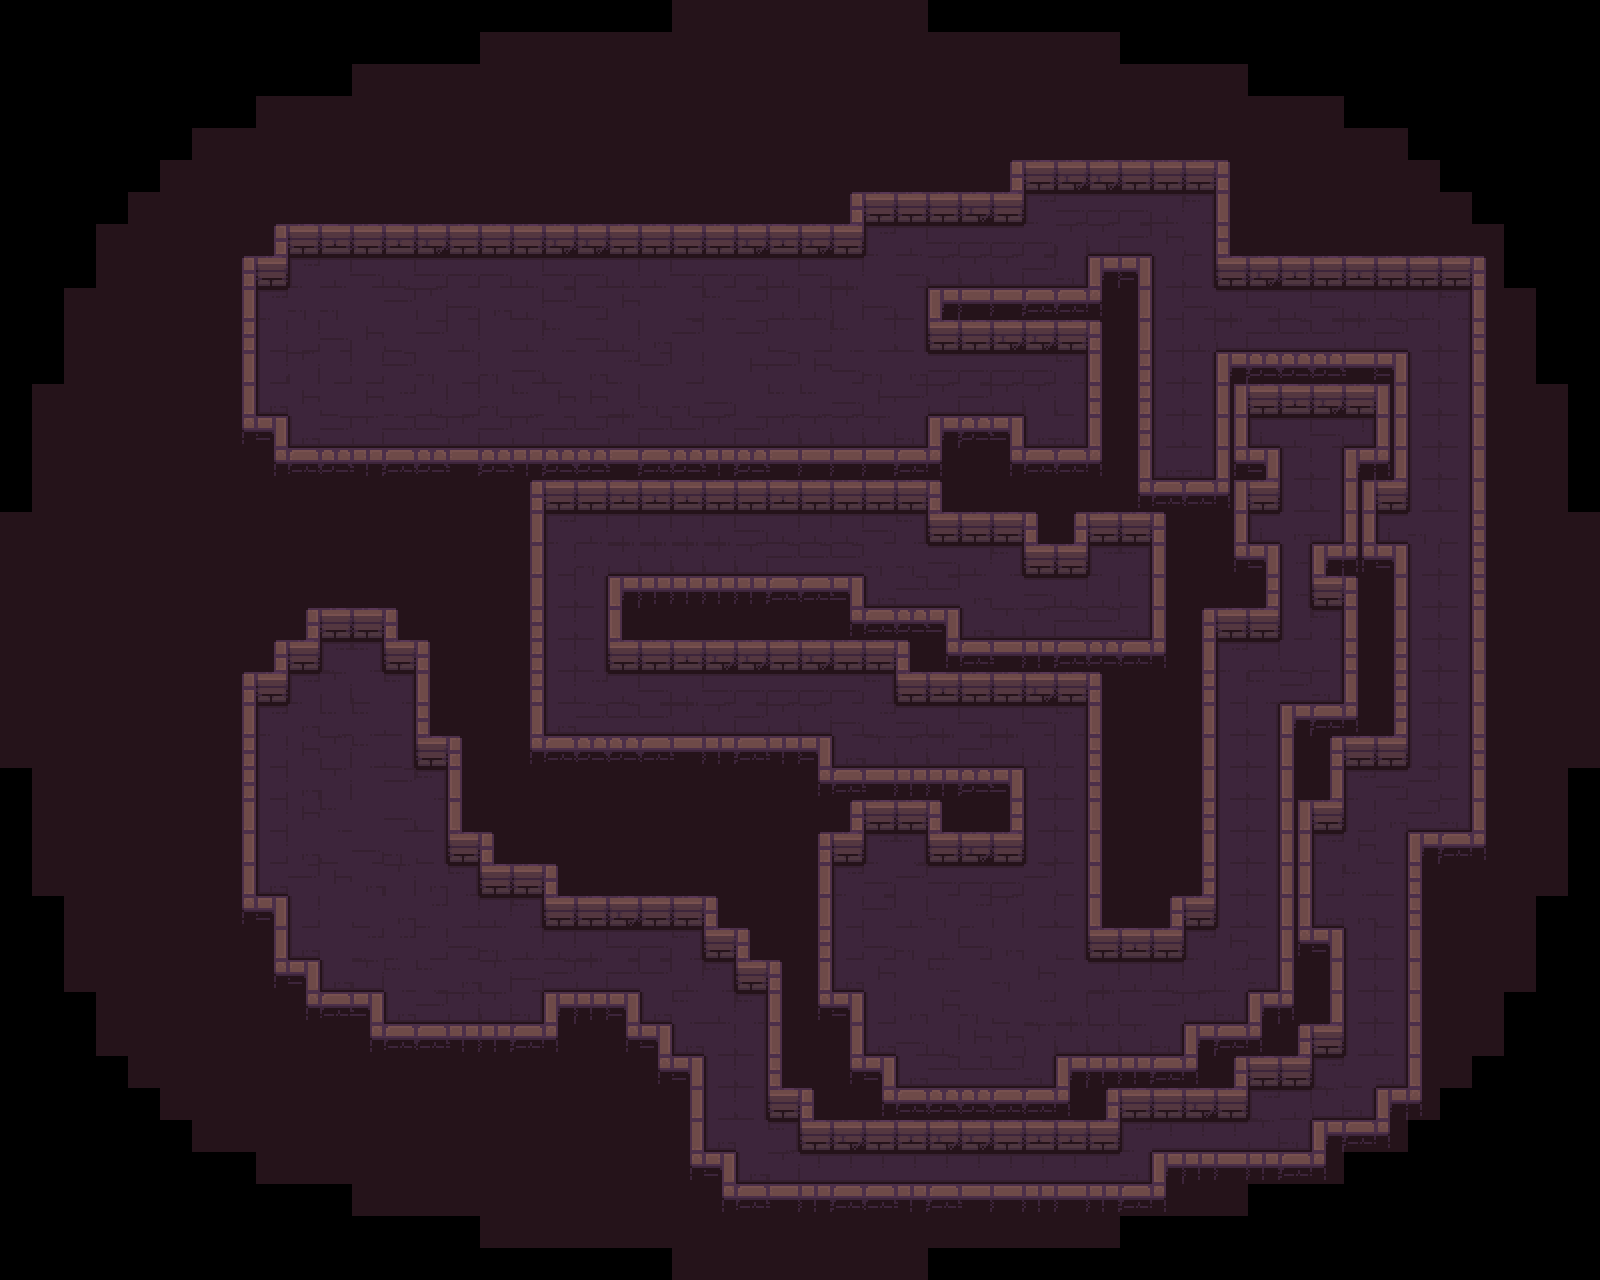

A level layout from a 2D game, rendered from its tile map. Below: a short description, then the map file with tile-grid data replaced by summaries:
An orthogonal 50x40 tile map with 32x32 px tiles, 5 tile layers (background, path, types, ground, ...) and 8 objects (3x objective, 3x hero, ruleset, rectangle).

<map version="1.2" tiledversion="2019.03.13" orientation="orthogonal" renderorder="right-down" width="50" height="40" tilewidth="32" tileheight="32" infinite="0" nextlayerid="37" nextobjectid="13">
 <tileset firstgid="1" name="tileset" tilewidth="32" tileheight="32" spacing="2" margin="1" tilecount="100" columns="10">
  <image source="tileset.png" trans="000000" width="340" height="340" />
  <terraintypes>
   <terrain name="floor" tile="79" />
   <terrain name="wall" tile="69" />
   <terrain name="hole" tile="78" />
  </terraintypes>
 </tileset>
 <layer id="31" name="background" width="50" height="40">
  <data>[2000 cells, 1656 non-empty, 1 distinct tile ids]</data>
 </layer>
 <layer id="15" name="path" width="50" height="40">
  <data>[2000 cells, 559 non-empty, 1 distinct tile ids]</data>
 </layer>
 <layer id="34" name="types" width="50" height="40">
  <data>[2000 cells, 1656 non-empty, 3 distinct tile ids]</data>
 </layer>
 <objectgroup id="14" name="config">
  <object id="7" name="ruleset" type="ruleset" x="78" y="99">
   <properties>
    <property name="lossCondition" value="none" />
    <property name="winCondition" value="all_objectives" />
   </properties>
   <point />
  </object>
  <object id="12" name="frame" type="rectangle" x="240" y="610" width="1014" height="594" visible="0" />
 </objectgroup>
 <objectgroup id="2" name="objects">
  <object id="10" name="objective" type="objective" x="1106" y="596">
   <properties>
    <property name="color" type="int" value="0" />
   </properties>
   <point />
  </object>
  <object id="2" name="objective" type="objective" x="336" y="277">
   <properties>
    <property name="color" type="int" value="0" />
   </properties>
   <point />
  </object>
  <object id="1" name="hero" type="hero" x="1101.67" y="1044">
   <point />
  </object>
  <object id="8" name="hero" type="hero" x="369" y="854">
   <point />
  </object>
  <object id="9" name="hero" type="hero" x="912" y="852">
   <point />
  </object>
  <object id="11" name="objective" type="objective" x="1297.33" y="436">
   <properties>
    <property name="color" type="int" value="0" />
   </properties>
   <point />
  </object>
 </objectgroup>
 <layer id="35" name="ground" width="50" height="40">
  <data>[2000 cells, 1656 non-empty, 52 distinct tile ids]</data>
 </layer>
 <layer id="36" name="above_characters" width="50" height="40">
  <data>[2000 cells, 322 non-empty, 21 distinct tile ids]</data>
 </layer>
</map>
